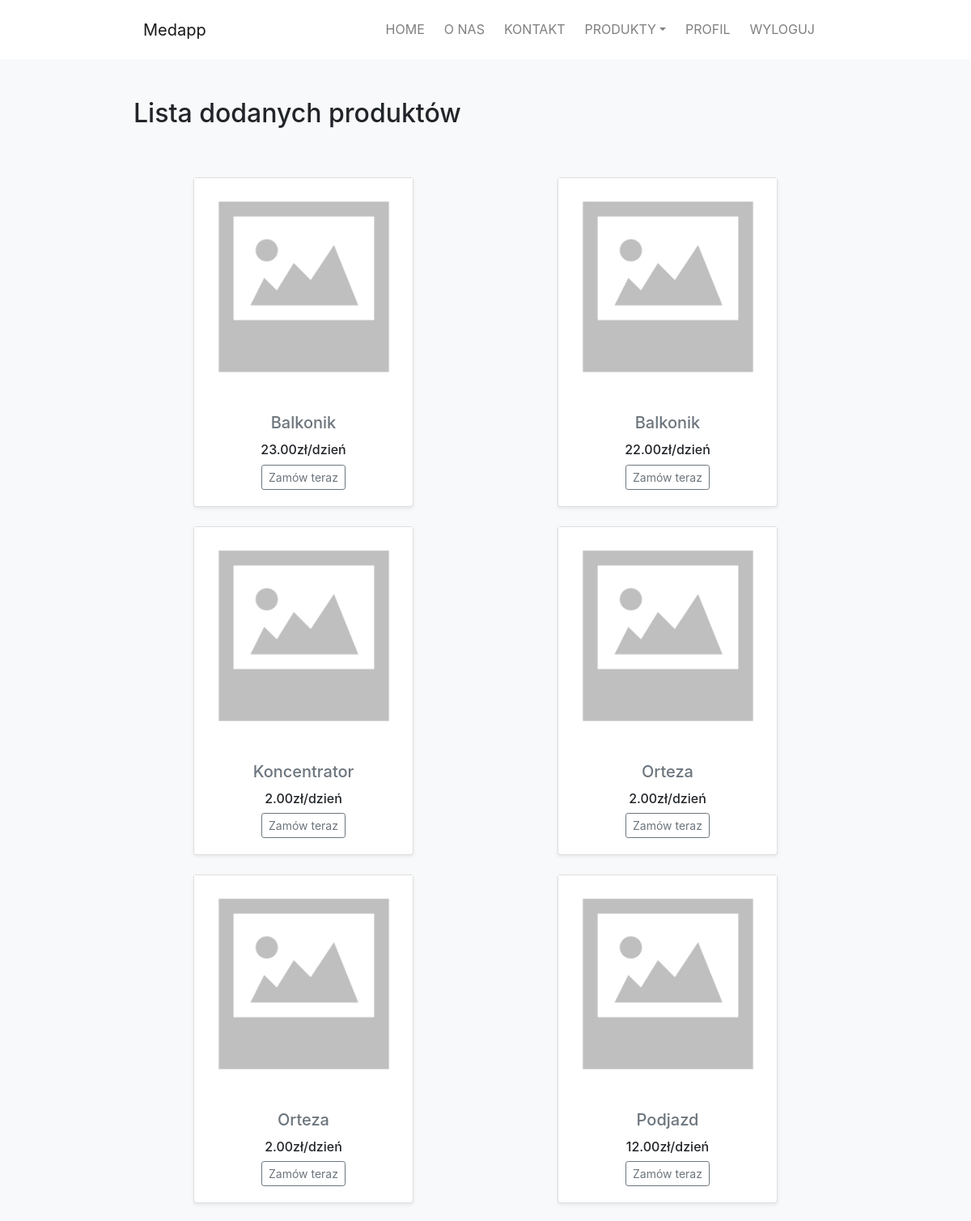
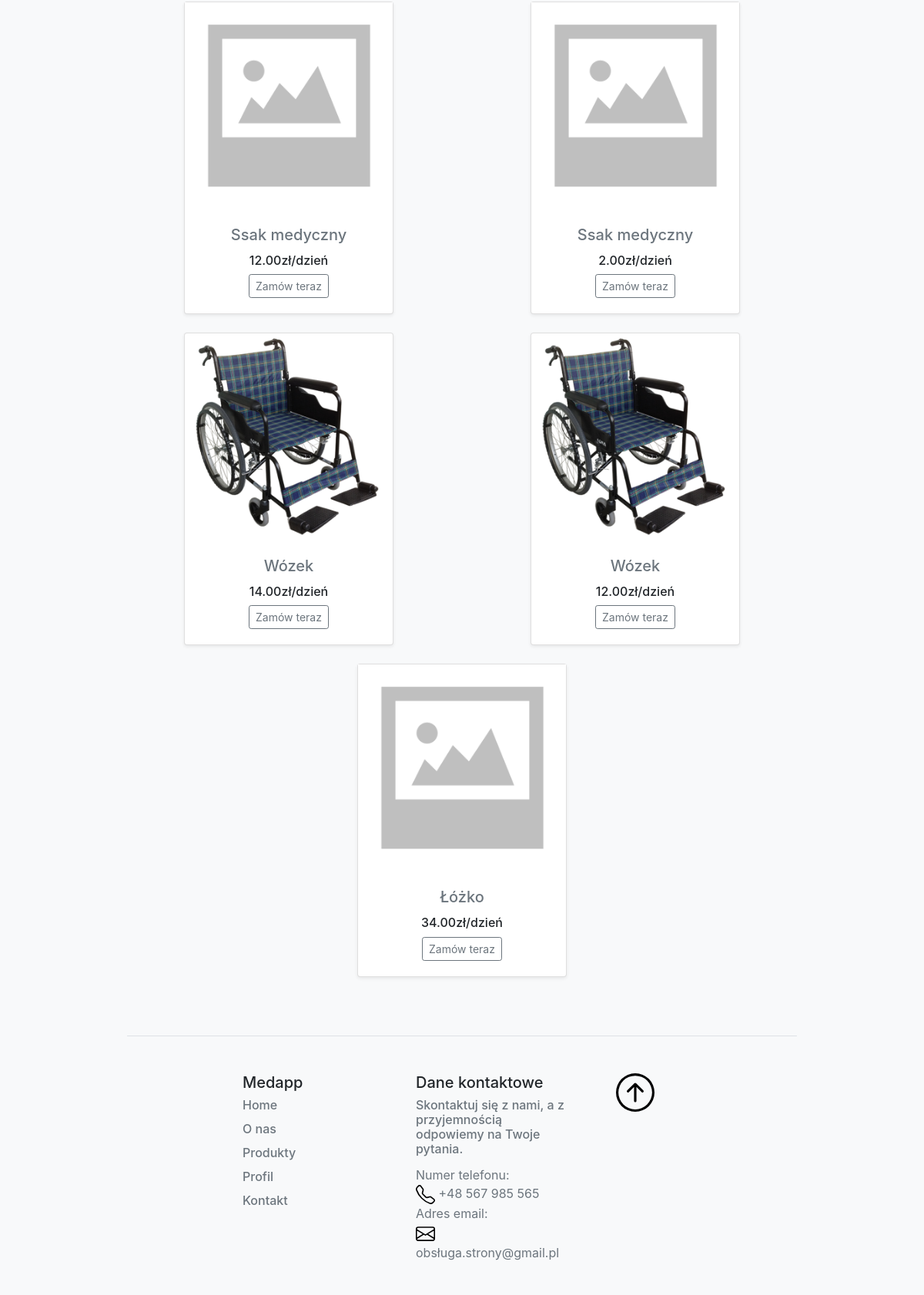
The app's page /my_products/ (signed in) with its own data (2 pictures, top to bottom).
### medapp/models.py (models this page shows, shortened)
class Product(models.Model):
    category = models.ForeignKey(Category, related_name='products', on_delete=models.CASCADE, verbose_name="Kategoria produktu")
    author = models.ForeignKey(User,on_delete=models.CASCADE)
    name = models.CharField(max_length=200,db_index=True, verbose_name="Nazwa produktu")
    image = models.ImageField(upload_to='products/%Y/%m/%d', blank = True, verbose_name="Zdjęcie produktu")
    description = models.TextField(blank=True, verbose_name="Opis produktu")
    price = models.DecimalField(max_digits=10, decimal_places=2,verbose_name="Cena za dzień")
    available = models.BooleanField(default=True, verbose_name="Dostępność")
    created = models.DateField(auto_now_add=True)
    city = models.CharField(max_length=200, default="",verbose_name="Miasto")
    quantity = models.DecimalField(max_digits=10, decimal_places=0, default=1,verbose_name="Ilość")
    def get_absolute_url(self):
        return reverse('medapp:product-detail', kwargs={'pk':self.pk})
    class Meta:
        ordering = ('name',)

### medapp/views.py (the view)
# urls.py: path('my_products/', medapp_views.my_products, name='my_products'),
@login_required
def my_products(request):
    products = Product.objects.filter(author = request.user.id)
    return render(request, 'medapp/my_products.html',{'products':products})

### medapp/models.py (called while the page is built)
    def get_absolute_url(self):
        return reverse('medapp:product_list_by_category', args=[self.slug])

### medapp/views.py (called while the page is built)
def categories(request):
    categories = Category.objects.all()
    return {'categories': categories}

### medapp/templates/medapp/my_products.html
{% extends "medapp/base.html" %}
{% load static %}
{% block content %}
<div class="container-fluid">
  <h2 class="pb-5 pt-5">Lista dodanych produktów</h2>
    <div class="album py-1 ">
      <div class="row row-cols-1 row-cols-sm-2 row-cols-md-4 g-1">
        {% for product in products %}
        <div class="col pb-4">
            <div class="card shadow-sm " style="width: 17rem; margin: auto;">
              <a href="{{ product.get_absolute_url }}">
                <img class="img-fluid" src="{% if product.image %}{{ product.image.url }}{% else %}{% static 'img/no_image.png' %}{% endif %}">
              </a>
              <div class="card-body text-center">
                <h5 class="card-title"><a class="text-muted" href="{{ product.get_absolute_url }}">{{ product.name }}</a></h5>
                <h6>{{ product.price }}zł/dzień</h6>
                <div class="d-flex justify-content-between align-items-center">
                  <div class="btn-group mx-auto">
                    <button type="button" class="btn btn-sm btn-outline-secondary ">Zamów teraz</button>
                  </div>
                </div>
              </div>
            </div>
        </div>
        {% endfor %}
      </div>
    </div>
</div>
{% endblock %}

### medapp/static/css/style.css (style rules this page uses)
.container-fluid { max-width: 75%; }

### records on screen
Product: name "Balkonik", price "23.00"
Product: name "Balkonik", price "22.00"
Product: name "Koncentrator", price "2.00"
Product: name "Orteza", price "2.00"
Product: name "Orteza", price "2.00"
Product: name "Podjazd", price "12.00"
Product: name "Ssak medyczny", price "12.00"
Product: name "Ssak medyczny", price "2.00"
Product: image (picture), name "Wózek", price "14.00"
Product: image (picture), name "Wózek", price "12.00"
Product: name "Łóżko", price "34.00"
